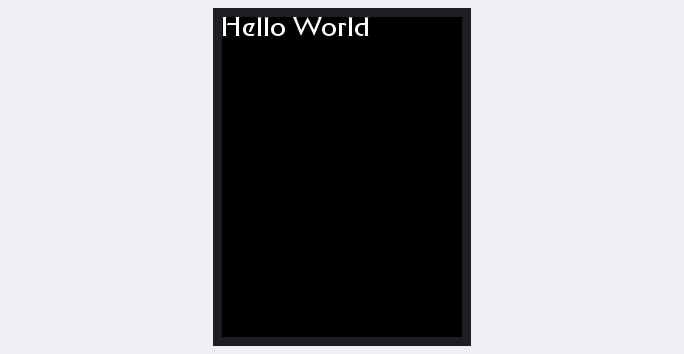
Simulated run of this sketch. Board: ESP32. On the bench: 240×320 colour display. What the sketch prints to the serial monitor is not drawn.

Above: at 0.3 s.
At 2.4 s:
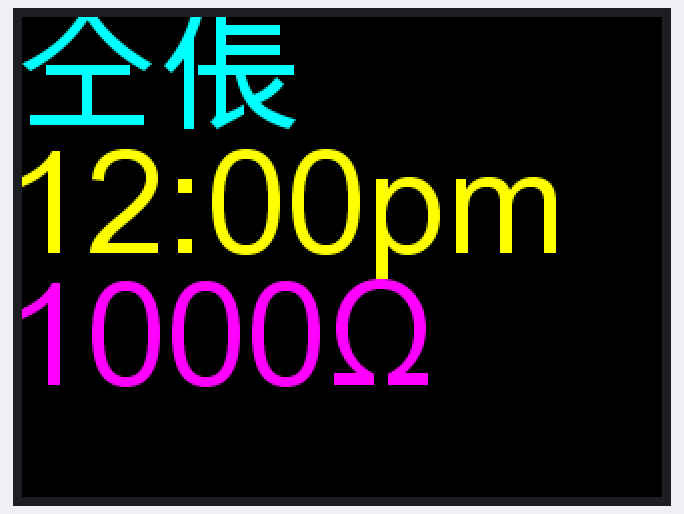
At 4.5 s:
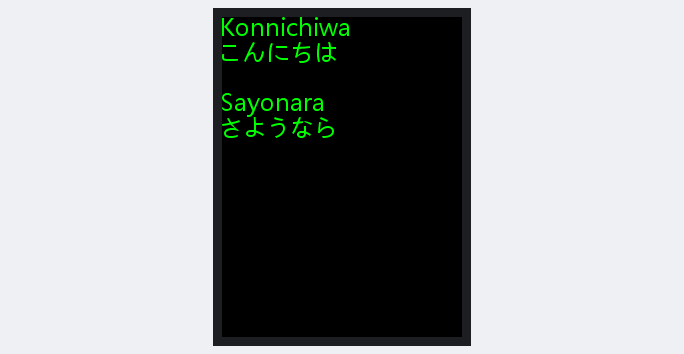

Measured:
- by itself, everything shown: repeats every 6.3 s, in 3 steps
- what the display in image 1 shows lasts 2.1 s, from 2.3 s to 4.4 s

The sketch:

Unicode_test.ino
```cpp
//  Created by Bodmer 24th Jan 2017

// The latest Arduino IDE versions support UTF-8 encoding of Unicode characters
// within sketches:
// https://playground.arduino.cc/Code/UTF-8

/*
  The library expects strings to be in UTF-8 encoded format:
  https://www.fileformat.info/info/unicode/utf8.htm

  Creating varaibles needs to be done with care when using character arrays:
  char c = 'µ';          // Wrong
  char bad[4] = "5µA";   // Wrong
  char good[] = "5µA";   // Good
  String okay = "5µA";   // Good

  This is because UTF-8 characters outside the basic Latin set occupy more than
  1 byte per character! A 16 bit Unicode character occupies 3 bytes!

*/

//  The fonts are stored in arrays within the sketch tabs.

//  A processing sketch to create new fonts can be found in the Tools folder of TFT_eSPI
//  https://github.com/Bodmer/TFT_eSPI/tree/master/Tools/Create_Smooth_Font/Create_font

#include "Final_Frontier_28.h"
#include "Latin_Hiragana_24.h"
#include "Unicode_Test_72.h"

//====================================================================================
//                                  Libraries
//====================================================================================

#include <TFT_eSPI.h>      // Hardware-specific library

TFT_eSPI tft = TFT_eSPI(); // Invoke custom library

uint16_t bg = TFT_BLACK;
uint16_t fg = TFT_WHITE;


//====================================================================================
//                                    Setup
//====================================================================================
void setup()
{
  Serial.begin(115200); // Used for messages and the C array generator

  Serial.println("Font test!");

  tft.begin();
  tft.setRotation(0);  // portrait

  fg = TFT_WHITE;
  bg = TFT_BLACK;
}

//====================================================================================
//                                    Loop
//====================================================================================
void loop()
{
  tft.setTextColor(fg, bg);

  //----------------------------------------------------------------------------
  // Anti-aliased font test

  String test1 = "Hello World";

  // Load a smooth font from SPIFFS
  tft.loadFont(Final_Frontier_28);

  tft.setRotation(0);

  // Show all characters on screen with 2 second (2000ms) delay between screens
  tft.showFont(2000); // Note: This function moves the cursor position!

  tft.fillScreen(bg);
  tft.setCursor(0,0);

  tft.println(test1);

  // Remove font parameters from memory to recover RAM
  tft.unloadFont();

  delay(2000);

  //----------------------------------------------------------------------------
  // We can have any random mix of characters in the font

  String test2 = "仝倀"; // Unicodes 0x4EDD, 0x5000

  tft.loadFont(Unicode_Test_72);

  tft.setRotation(1);

  // Show all characters on screen with 2 second (2000ms) delay between screens
  tft.showFont(2000); // Note: This function moves the cursor position!

  tft.fillScreen(bg);
  tft.setCursor(0,0);

  tft.setTextColor(TFT_CYAN, bg);
  tft.println(test2);

  tft.setTextColor(TFT_YELLOW, bg);
  tft.println("12:00pm");

  tft.setTextColor(TFT_MAGENTA, bg);
  tft.println("1000Ω");

  // Remove font parameters from memory to recover RAM
  tft.unloadFont();

  delay(2000);

  //----------------------------------------------------------------------------
  // Latin and Hiragana font mix

  String test3 = "こんにちは";

  tft.loadFont(Latin_Hiragana_24);

  tft.setRotation(0);

  // Show all characters on screen with 2 second (2000ms) delay between screens
  tft.showFont(2000); // Note: This function moves the cursor position!

  tft.fillScreen(bg);
  tft.setTextColor(TFT_GREEN, bg);
  tft.setCursor(0,0);

  tft.println("Konnichiwa");
  tft.println(test3);
  tft.println();
  tft.println("Sayonara");
  tft.println("さようなら"); // Sayonara

  // Remove font parameters from memory to recover RAM
  tft.unloadFont();

  delay(2000);
  //
  //----------------------------------------------------------------------------
}
//====================================================================================
```

Source omitted: Frontier_28.h (data table, 153798 bytes), Hiragana_24.h (data table, 330768 bytes), ode_Test_72.h (data table, 221587 bytes)
